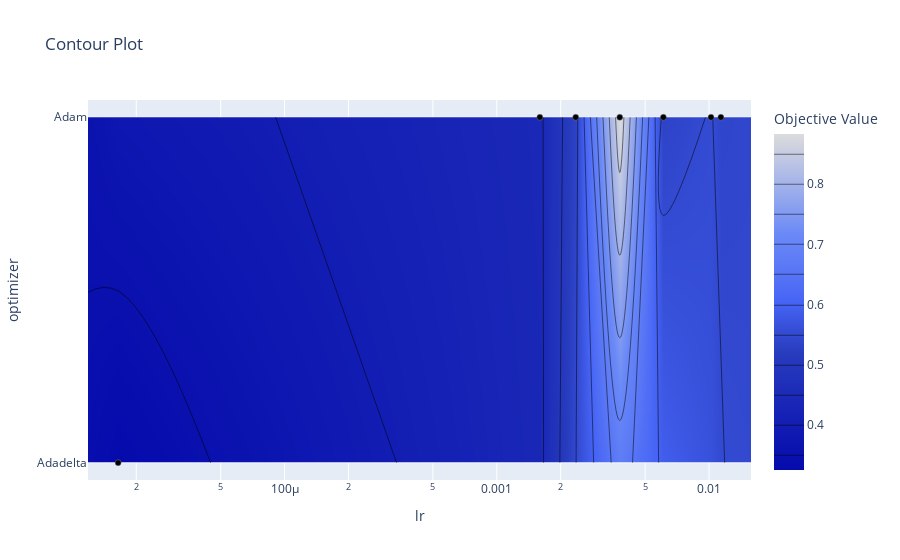

Notebook cell for this chart:
### Code cell
optuna.visualization.plot_contour(study, params=["optimizer", "lr"])

### Figure 1 — Plotly figure (JSON) as saved in the notebook; plotly's stock layout.template omitted (floating-point values rounded to 4 significant figures)
{"data": [{"colorbar": {"title": {"text": "Objective Value"}}, "colorscale": [[0, "rgb(5,10,172)"], [0.35, "rgb(40,60,190)"], [0.5, "rgb(70,100,245)"], [0.6, "rgb(90,120,245)"], [0.7, "rgb(106,137,247)"], [1, "rgb(220,220,220)"]], "connectgaps": true, "contours": {"coloring": "heatmap"}, "hoverinfo": "none", "line": {"smoothing": 1.3}, "reversescale": false, "type": "contour", "x": [1.184e-05, 1.643e-05, 0.001596, 0.002355, 0.003798, 0.006095, 0.01022, 0.01138, 0.01578], "y": ["Adadelta", "Adam"], "z": [[null, 0.3252, null, null, null, null, null, null, null], [null, null, 0.4417, 0.5337, 0.8834, 0.5337, 0.5521, 0.5399, null]]}, {"marker": {"color": "black", "line": {"color": "Grey", "width": 0.5}}, "mode": "markers", "showlegend": false, "type": "scatter", "x": [0.002355, 1.643e-05, 0.01138, 0.001596, 0.01022, 0.006095, 0.003798], "y": ["Adam", "Adadelta", "Adam", "Adam", "Adam", "Adam", "Adam"]}], "layout": {"title": {"text": "Contour Plot"}, "xaxis": {"range": [-4.926, -1.802], "title": {"text": "lr"}, "type": "log"}, "yaxis": {"range": [-0.05, 1.05], "title": {"text": "optimizer"}, "type": "category"}}}
